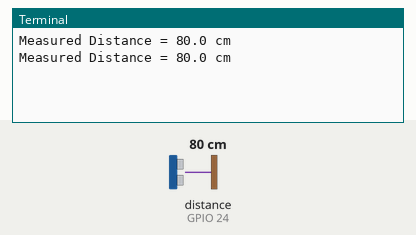
The program below on a simulated Raspberry Pi (BCM pin numbers). Shown: the last lines printed to the terminal. The inputs (shaded band) are chosen by the test bench; at power-on: distance to the obstacle (sensor on GPIO 24) 80 cm. The echo pulse lasts 58.3 µs per cm; the clock reads 2024-03-15 10:24:30 at power-on unless the program sets it.

Above: at 1.2 s.
1.3 s: distance to the obstacle (sensor on GPIO 24) set to 85 cm
At 2.6 s:
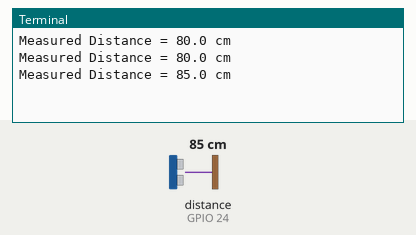
2.8 s: distance to the obstacle (sensor on GPIO 24) set to 95 cm
At 3.8 s:
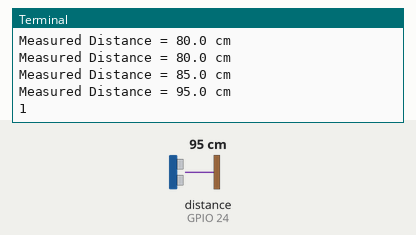
Timing chart, 0 to 5.8 s (numbered marks = the images above; inputs shaded):
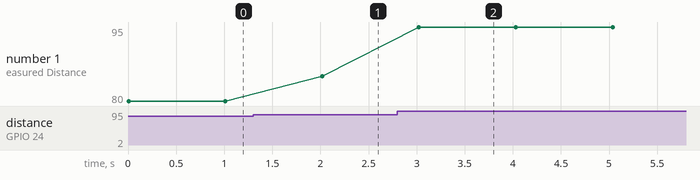

The program:

dist_video.py
```python
#Libraries
import RPi.GPIO as GPIO
import time
import subprocess
import os

stage = 0

#GPIO Mode (BOARD / BCM)
GPIO.setmode(GPIO.BCM)

#set GPIO Pins
GPIO_TRIGGER = 18
GPIO_ECHO = 24

#set GPIO direction (IN / OUT)
GPIO.setup(GPIO_TRIGGER, GPIO.OUT)
GPIO.setup(GPIO_ECHO, GPIO.IN)

def distance():
    # set Trigger to HIGH
    GPIO.output(GPIO_TRIGGER, True)

    # set Trigger after 0.01ms to LOW
    time.sleep(0.00001)
    GPIO.output(GPIO_TRIGGER, False)

    StartTime = time.time()
    StopTime = time.time()

    # save StartTime
    while GPIO.input(GPIO_ECHO) == 0:
        StartTime = time.time()

    # save time of arrival
    while GPIO.input(GPIO_ECHO) == 1:
        StopTime = time.time()

    # time difference between start and arrival
    TimeElapsed = StopTime - StartTime
    # multiply with the sonic speed (34300 cm/s)
    # and divide by 2, because there and back
    distance = (TimeElapsed * 34300) / 2

    return distance

if __name__ == '__main__':
    try:
        while True:
            dist = distance()
            print ("Measured Distance = %.1f cm" % dist)

            if dist < 120 and dist > 90:
                stage = 1
                print (stage)
            if dist < 70 and stage == 1:
                stage = 2
                print (stage)
            if dist < 57 and stage == 2:
                    print "restart video"
                    video = subprocess.Popen(["omxplayer", "./data/sims.mp4", ])
                    time.sleep(10)
                    stage = 3
                    print (stage)

            if dist > 100 and stage == 3:
                stage = 0
                print (stage)
                os.system('killall omxplayer.bin')
                time.sleep(2)

            time.sleep(1)

        # Reset by pressing CTRL + C
    except KeyboardInterrupt:
        print("Measurement stopped by User")
        GPIO.cleanup()
```

Measured:
- the behaviour switches between 89 and 90 cm on distance to the obstacle (sensor on GPIO 24) (found by bisection; images 1 and 2)
- after the input at 1.3 s, the terminal: prints a new line after 0.72 s (image 1)
- after the input at 2.8 s, the terminal: prints a new line after 0.22 s (image 2)
- plotted number 1: 80 → 85 after the input at 1.3 s, 85 → 95 after the input at 2.8 s
